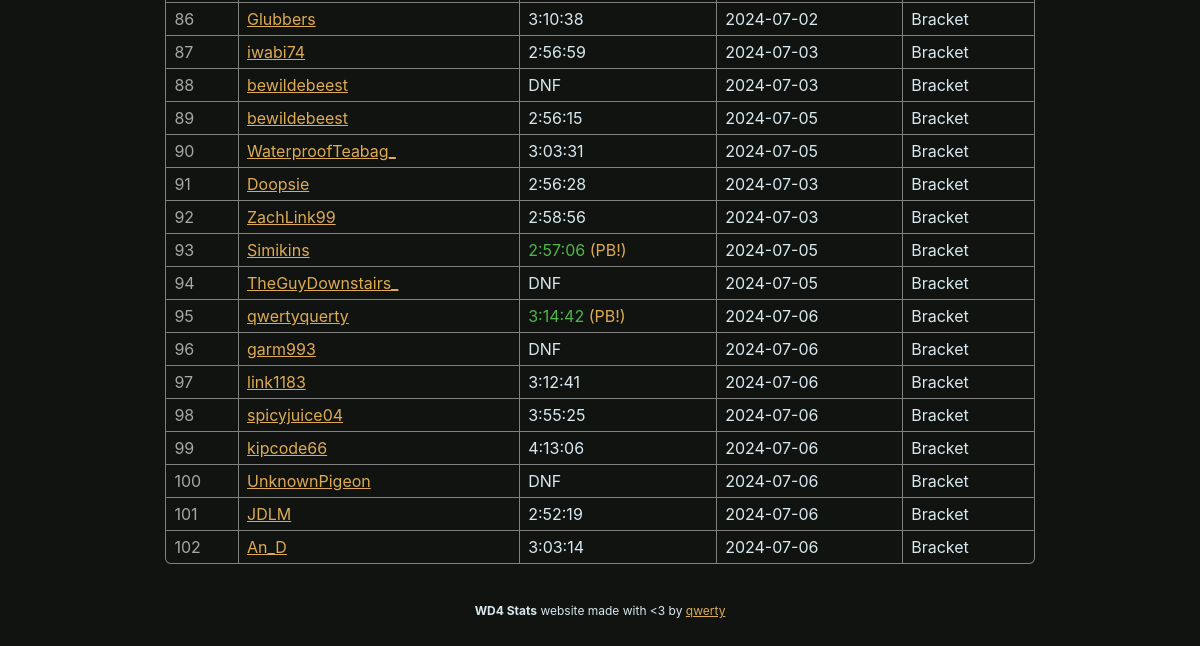
/runs (lower part), run on an earlier commit of the app's database.
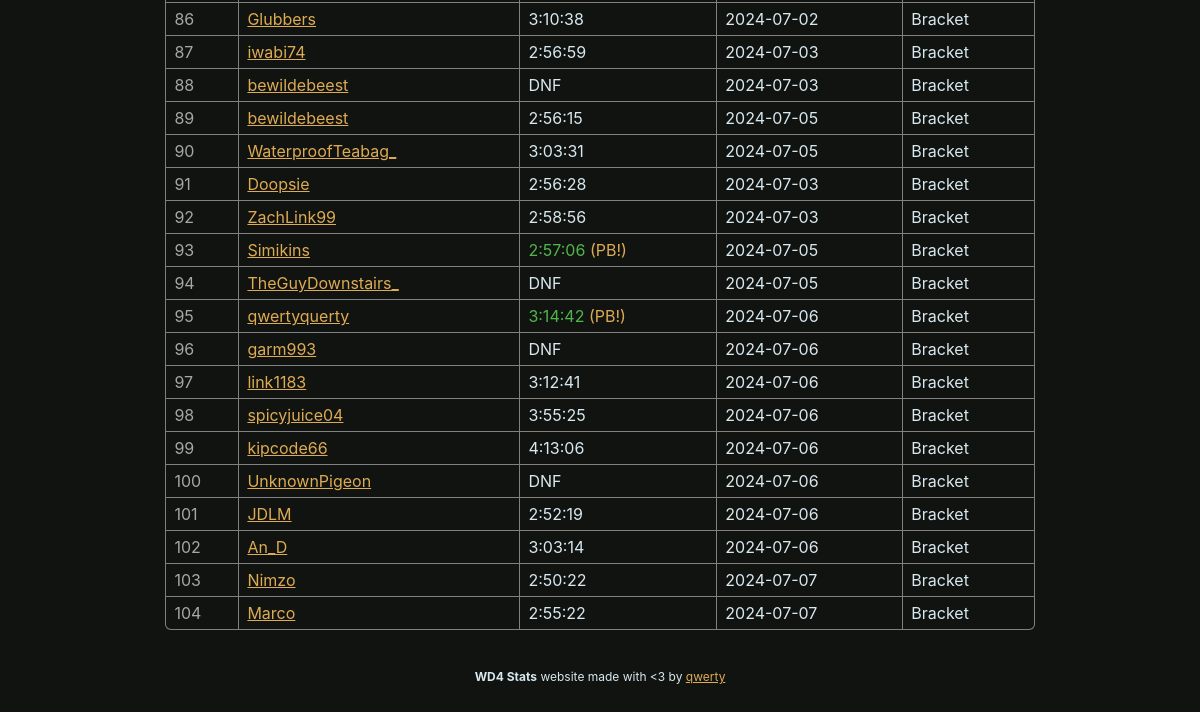
And on a later commit of the database.
### wd4.py (models this page shows, shortened)
class BaseModel(Model):
    class Meta:
        database = db

class Runs(BaseModel):
    player = CharField(32)
    time = FloatField()
    id = IntegerField()
    date = DateField()
    flags = IntegerField()
    phase = IntegerField()
    event = IntegerField()
    zelda_swoops = IntegerField()
    zelda_triangles = IntegerField()
    def format_time(self):
        return format_time(self.time) if not self.dnf() else "DNF"
    def format_phase(self):
        return ["Seeding", "Pooling", "Bracket"][self.phase]
    def dnf(self):
        return self.flags & RUN_FLAG_DNF
    def pb(self):
        return self.flags & RUN_FLAG_PB

### wd4.py (the view)
@app.route("/runs")
def page_runs():
    sort = request.args.get("sort", default="id")
    runs = Runs.select()
    if sort in Runs._meta.sorted_field_names:
        runs = runs.order_by(
            getattr(Runs, sort).asc()
        )
    return render_template("runs.html", **globals(), runs=runs, sort=sort)

### wd4.py (called while the page is built)
def format_time(time):
    return str(timedelta(seconds=time))

### templates/runs.html (shortened to what this page needs)
{% extends "layout.html" %}
{% block content %}
    <table>
        {% for run in runs %}
        <tr>
            <td style="color: var(--hint-color);">
                {{ run.id }}
            </td>
            <td>
                {{ link_name(run.player) }}
            </td>
            <td {% if run.pb() %}style="color: var(--win-color)"{% endif %}>
                {{ run.format_time() }} {% if run.pb() %}<span style="color: var(--border-color);">(PB!)</span>{% endif %}
            </td>
            <td>
                {{ run.date | string }}
            </td>
            <td>
                {{ run.format_phase() }}
            </td>
        </tr>
        {% endfor %}
    </table>
{% endblock %}

### templates/layout.html (shortened to what this page needs)
{% macro link_name(name) -%}<a href="https://speedrun.com/User/{{ name }}">{{ name }}</a>{% endmacro %}
<html lang="en">
    <head>
        <link rel="stylesheet" href="static/css/brackets-viewer.min.css" />
        <link rel="stylesheet" href="static/css/dark.css" />
    </head>
    <body>
        {% block content %}
        {% endblock %}
        <footer class="footer">
            <div style="text-align: center;">
                <strong>WD4 Stats</strong> website made with &lt;3 by <a href="https://github.com/qwertyquerty">qwerty</a>
            </div>
        </footer>
    </body>
</html>

What changed in the data, as far as the page shows it:
added Runs: id "103", player "Nimzo", format_time "2:50:22", date "2024-07-07", format_phase "Bracket"
added Runs: id "104", player "Marco", format_time "2:55:22", date "2024-07-07", format_phase "Bracket"
